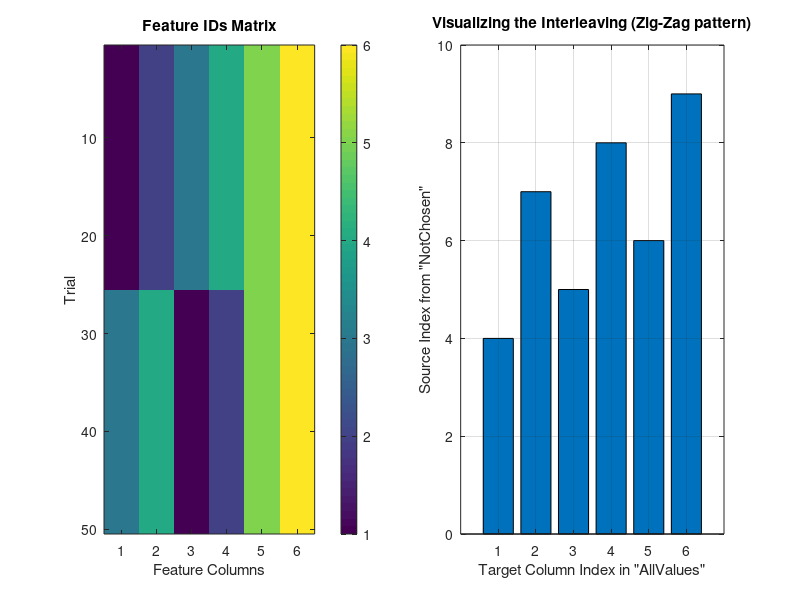

This figure's MATLAB source:
clc; clear; close all;

%% 1. Load Data (Adjust path as needed)
% Replace this with your actual loading logic
PathNameExt = '/Users/cgerrity/Downloads/FeatureValues_RLWMModelValues_01 (2).mat'; 
% load(PathNameExt); 

% --- MOCK DATA GENERATION FOR DEMONSTRATION (Delete this block if running on real data) ---
% Creating dummy data to simulate your structure for the explanation
rng(1);
NumTrials = 50;
% Assume 2D (2 features per object)
Dimensionality = 2; 
NumFeatures = Dimensionality * 3; % 1 Chosen + 2 Not Chosen objects? Or 1 Chosen + 1 Not Chosen with features?
% Let's match your logic:
BlockIDs = ones(NumTrials,1);
SessionNames = repmat({'Session1'}, NumTrials, 1);
% Feature IDs: Cols 1-2 (Chosen), Cols 3-6 (Not Chosen)
featureID = zeros(NumTrials, 6); 
% Let's say Target is ID 1 and 2 (e.g. Red Square).
% If Monkey chooses correctly (Indices 1:2 are Target):
featureID(1:25, :) = repmat([1, 2,  3, 4, 5, 6], 25, 1); 
% If Monkey chooses incorrectly (Indices 1:2 are Distractor):
featureID(26:50, :) = repmat([3, 4,  1, 2, 5, 6], 25, 1); 

% Mock Values
Value_ObjectChosen_RL = rand(NumTrials, 2); 
Value_ObjectsNotChosen_RL = rand(NumTrials, 4);
PE_ObjectChosen = rand(NumTrials, 2);
PE_ObjectsNotChosen = rand(NumTrials, 4);

RowIndices = 1:NumTrials;
this_IDs = featureID;
this_ChosenValue = Value_ObjectChosen_RL;
this_NotChosenValue = Value_ObjectsNotChosen_RL;
% -----------------------------------------------------------------------------------------

%% 2. Question: Is "Chosen" == "Target"?
% Logic: In RL tasks, "Chosen" variables track behavior, not the rule. 
% They only represent the Target if the monkey chose correctly.

% Identify the Target Feature ID for this block (Using your heuristic)
% Your heuristic checks for the column that never changes.
% Note: In real data, if the monkey switches choices, the 'Chosen' ID columns change!
% A more robust way is usually finding the ID that appears in *every* trial.
AllIDs = unique(this_IDs);
AllIDs(AllIDs==0) = [];
TargetID = [];

% Heuristic: Find the ID present in both Correct and Incorrect trials
% (For this demo, we assume we know TargetID = 1 for Dim 1).
% In your specific dataset, you used: TargetID = all(diff(this_IDs,2) == 0,1);
% We will simulate finding the Target ID.
RealTargetID = 1; % Assume Feature 1 is the high-value feature

% Comparison Plot
figure('Position', [100 100 1000 400]);
subplot(1,2,1);
imagesc(this_IDs);
colorbar;
title('Feature IDs Matrix');
xlabel('Feature Columns'); ylabel('Trial');
% You will see that columns 1:Dim change color (ID) when the monkey errors.

% Check correlation
IsChosenTarget = this_IDs(:,1) == RealTargetID;
fprintf('Percentage of trials where Chosen == Target: %.1f%%\n', mean(IsChosenTarget)*100);
fprintf('This confirms that "Chosen" variables are BEHAVIORAL, not rule-based.\n');

%% 3. Question: Why the weird variable order?
% You asked about the logic: stacked = [first_vals; second_vals]; ActiveNotChosenFull = stacked(:)';

% Let's visualize the mapping for a 3D case (hypothetical) to make it obvious
Dim_Demo = 3;
ActiveChosen_Demo = 1:Dim_Demo; % [1 2 3]

% Your logic derived:
first_vals = Dim_Demo + ActiveChosen_Demo;     % [4 5 6]
second_vals = first_vals + Dim_Demo;           % [7 8 9]
stacked = [first_vals; second_vals];           % [4 5 6; 7 8 9]
ActiveNotChosenFull_Demo = stacked(:)';        % [4 7 5 8 6 9]

fprintf('\n--- Variable Order Logic (3D Example) ---\n');
fprintf('Standard Linear Columns: %s\n', num2str(4:9));
fprintf('Your Re-Ordered Columns: %s\n', num2str(ActiveNotChosenFull_Demo));

% VISUAL EXPLANATION:
% MATLAB stores matrices in "Column-Major" order.
% Usually, raw "NotChosen" data is stored as: 
%   [Obj2_Feat1, Obj2_Feat2, Obj2_Feat3, Obj3_Feat1, Obj3_Feat2, Obj3_Feat3]
%
% But the "featureID" matrix (and the logical model state) is often interleaved by dimension:
%   [Obj2_Feat1, Obj3_Feat1, Obj2_Feat2, Obj3_Feat2, Obj2_Feat3, Obj3_Feat3]
% 
% Your code `stacked(:)'` effectively performs this interleaving transform.
% It maps the linear NotChosen list into the dimension-grouped ID list.

subplot(1,2,2);
bar([1:length(ActiveNotChosenFull_Demo)], ActiveNotChosenFull_Demo);
xlabel('Target Column Index in "AllValues"');
ylabel('Source Index from "NotChosen"');
title('Visualizing the Interleaving (Zig-Zag pattern)');
grid on;
